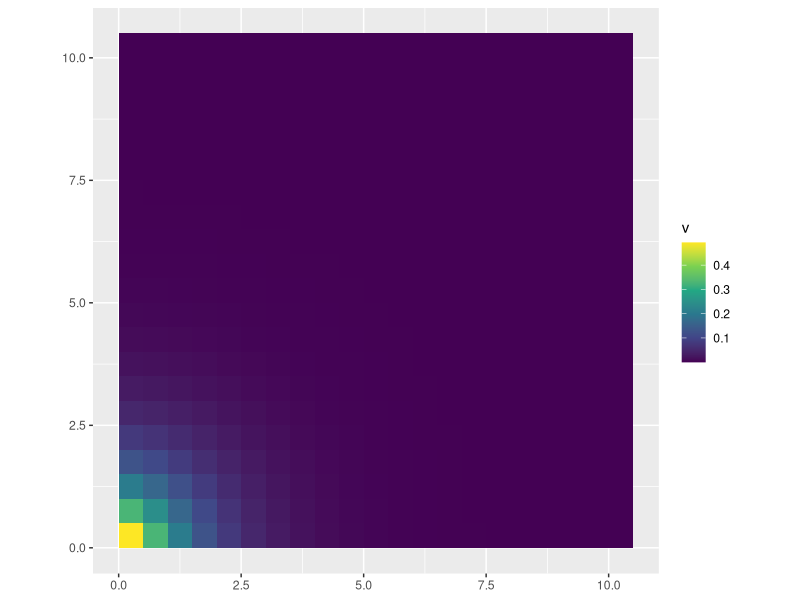

Reproduce this figure in R.
library(dplyr)
library(ggplot2)

distance <- function(x1 = 0, y1 = 0, x2 = 1, y2 = 1) {
  return(sqrt((x2 - x1) ^ 2 + (y2 - y1) ^ 2))
}

integral_under_2d_exponential <- function(lambda = 1, x1 = 0, x2 = 1, y1 = 0, y2 = 1) {
  h <- dexp(distance(x2 = (x1 + x2) / 2, y2 = (y1 + y2) / 2), rate = lambda)
  return(h * (x2 - x1) * (y2 - y1))
}


dxdy <- expand.grid(0.5 + 0:20 / 2, 0.5 + 0:20 / 2)

lambda <- 1

df <- data.frame(x2 = dxdy[, 1], y2 = dxdy[, 2]) %>%
  mutate(x1 = if_else(x2 - 1 < 0, 0, x2 - 1), 
         y1 = if_else(y2 - 1 < 0, 0, y2 - 1)) %>%
  select(x1, x2, y1, y2) %>%
  mutate(v = integral_under_2d_exponential(lambda = lambda, x1 = x1, x2 = x2, y1 = y1, y2 = y2))

ggplot(df) + 
  geom_rect(aes(xmin = x1, xmax = x2, ymin = y1, ymax = y2, fill = v)) +
  coord_equal() + 
  scale_fill_viridis_c()
  

